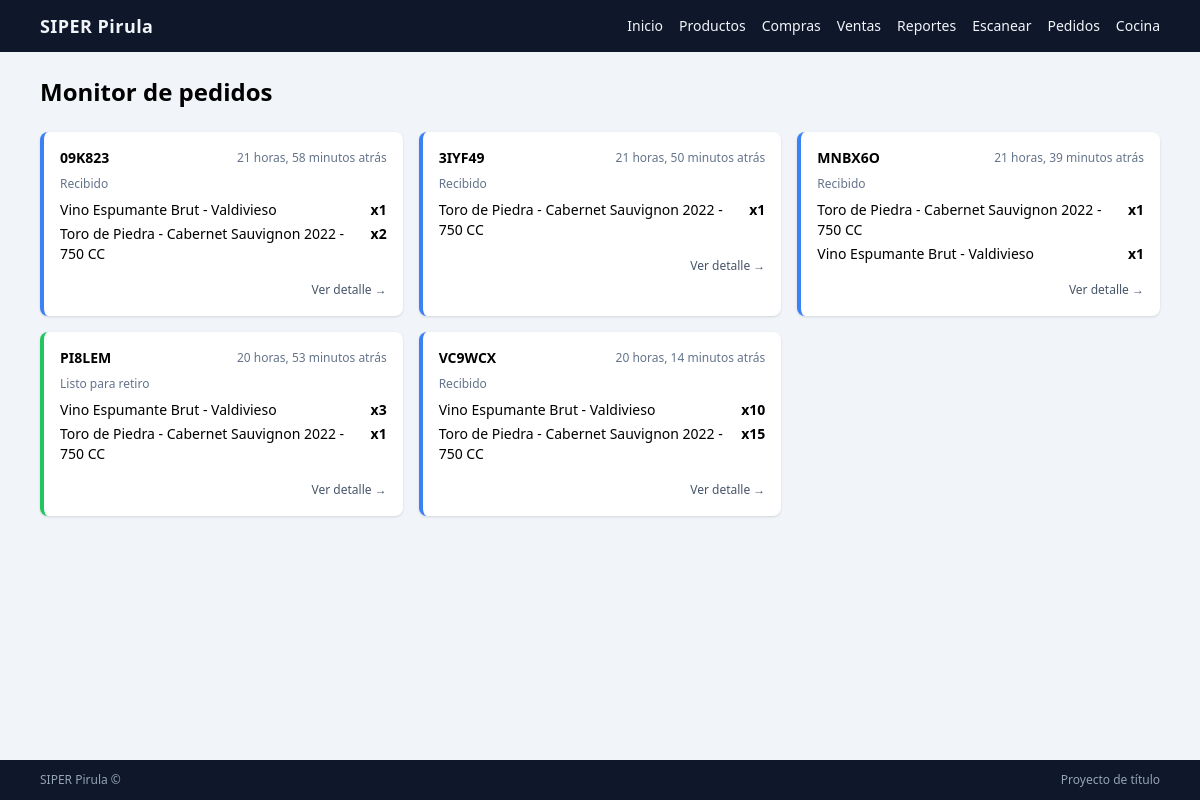
The page /pedidos/cocina/ (signed in) on the database its author committed.
### pedidos/models.py (models this page shows, shortened)
class Pedido(models.Model):
    EST_RECIBIDO = "RECIBIDO"
    EST_PREPARANDO = "PREPARANDO"
    EST_LISTO = "LISTO"
    EST_RETIRADO = "RETIRADO"
    EST_CANCELADO = "CANCELADO"
    EST_NO_RETIRA = "NO_RETIRA"
    ESTADO_CHOICES = [
        (EST_RECIBIDO, "Recibido"),
        (EST_PREPARANDO, "Preparando"),
        (EST_LISTO, "Listo para retiro"),
        (EST_RETIRADO, "Retirado"),
        (EST_CANCELADO, "Cancelado"),
        (EST_NO_RETIRA, "No retira"),
    ]
    negocio = models.ForeignKey(
        Negocio,
        on_delete=models.PROTECT,
        related_name="pedidos",
    )
    cliente = models.ForeignKey(
        Cliente,
        on_delete=models.SET_NULL,
        null=True,
        blank=True,
        related_name="pedidos",
    )
    codigo = models.CharField(
        max_length=16,
        unique=True,
        help_text="Código corto para mostrar al cliente (ej: ABC123).",
    )
    fecha = models.DateTimeField(auto_now_add=True)
    estado = models.CharField(
        max_length=20,
        choices=ESTADO_CHOICES,
        default=EST_RECIBIDO,
    )
    nombre = models.CharField(max_length=120, blank=True, null=True)
    correo = models.EmailField(blank=True, null=True)
    telefono = models.CharField(max_length=40, blank=True, null=True)
    total_monto = models.PositiveIntegerField(default=0)
    class Meta:
        db_table = "pedido"
        ordering = ["-fecha"]

class PedidoItem(models.Model):
    pedido = models.ForeignKey(
        Pedido,
        on_delete=models.CASCADE,
        related_name="items",
    )
    producto = models.ForeignKey(
        Producto,
        on_delete=models.PROTECT,
        related_name="pedido_items",
    )
    cantidad = models.PositiveIntegerField()
    precio = models.PositiveIntegerField(
        help_text="Precio unitario en pesos chilenos.",
    )
    class Meta:
        db_table = "pedido_item"

### inventario/models.py (models this page shows, shortened)
class Producto(models.Model):
    negocio = models.ForeignKey(Negocio, on_delete=models.PROTECT)
    sku = models.CharField(max_length=40, blank=True, null=True)
    ean = models.CharField("Código de barras", max_length=40, unique=True)
    nombre = models.CharField(max_length=120)
    categoria = models.ForeignKey(Categoria, on_delete=models.PROTECT)
    precio = models.PositiveIntegerField(default=0, help_text="Precio de venta en pesos chilenos")
    costo = models.PositiveIntegerField(default=0, help_text="Costo en pesos chilenos")
    stock_min = models.IntegerField(default=0)
    ubicacion = models.CharField(max_length=60, blank=True, null=True)
    activo = models.BooleanField(default=True)
    imagen = models.ImageField(
        upload_to="productos/",
        blank=True,
        null=True,
    )
    class Meta:
        db_table = "producto"

### pedidos/views.py (the view)
# urls.py: path("cocina/", views.PedidoCocinaView.as_view(), name="pedido_cocina"),
class PedidoCocinaView(LoginRequiredMixin, ListView):
    model = Pedido
    template_name = "pedidos/pedido_cocina.html"
    context_object_name = "pedidos"
    def get_queryset(self):
        negocio = self.request.user.perfilusuario.negocio
        return (
            Pedido.objects.filter(
                negocio=negocio,
                estado__in=["RECIBIDO", "PREPARANDO", "LISTO"],
            )
            .order_by("fecha")
        )

### templates/pedidos/pedido_cocina.html (shortened to what this page needs)
{% extends "core/base.html" %}
{% block content %}
<h1 class="text-2xl font-bold mb-6">Monitor de pedidos</h1>
<div class="grid grid-cols-1 md:grid-cols-3 gap-4">
    {% for pedido in pedidos %}
        <div class="bg-white shadow rounded-lg p-4 border-l-4
            {% if pedido.estado == 'RECIBIDO' %}
                border-blue-500
            {% elif pedido.estado == 'PREPARANDO' %}
                border-amber-500
            {% elif pedido.estado == 'LISTO' %}
                border-green-500
            {% endif %}
        ">
            <div class="flex justify-between items-center mb-2">
                <div class="text-sm font-bold">{{ pedido.codigo }}</div>
                <div class="text-xs text-slate-500">
                    {{ pedido.fecha|timesince }} atrás
                </div>
            </div>
            <div class="text-xs text-slate-500 mb-2">
                {{ pedido.get_estado_display }}
            </div>
            <ul class="space-y-1 text-sm">
                {% for item in pedido.items.all %}
                    <li class="flex justify-between">
                        <span>{{ item.producto.nombre }}</span>
                        <span class="font-semibold">x{{ item.cantidad }}</span>
                    </li>
                {% endfor %}
            </ul>
            <div class="mt-3 text-right">
                <a href="{% url 'pedidos:pedido_detalle' pedido.pk %}"
                   class="text-xs text-slate-600 hover:underline">
                    Ver detalle →
                </a>
            </div>
        </div>
    {% empty %}
        <div class="col-span-3 text-center text-slate-500">
            No hay pedidos activos.
        </div>
    {% endfor %}
</div>
{% endblock %}

### rows shown on the page
Pedido: codigo "09K823", fecha "21 horas, 58 minutos", estado "Recibido"
PedidoItem: producto.nombre "Vino Espumante Brut - Valdivieso", cantidad "1"
PedidoItem: producto.nombre "Toro de Piedra - Cabernet Sauvignon 2022 - 750 CC", cantidad "2"
Pedido: codigo "3IYF49", fecha "21 horas, 50 minutos", estado "Recibido"
PedidoItem: producto.nombre "Toro de Piedra - Cabernet Sauvignon 2022 - 750 CC", cantidad "1"
Pedido: codigo "MNBX6O", fecha "21 horas, 39 minutos", estado "Recibido"
PedidoItem: producto.nombre "Toro de Piedra - Cabernet Sauvignon 2022 - 750 CC", cantidad "1"
PedidoItem: producto.nombre "Vino Espumante Brut - Valdivieso", cantidad "1"
Pedido: codigo "PI8LEM", fecha "20 horas, 53 minutos", estado "Listo para retiro"
PedidoItem: producto.nombre "Vino Espumante Brut - Valdivieso", cantidad "3"
PedidoItem: producto.nombre "Toro de Piedra - Cabernet Sauvignon 2022 - 750 CC", cantidad "1"
Pedido: codigo "VC9WCX", fecha "20 horas, 14 minutos", estado "Recibido"
PedidoItem: producto.nombre "Vino Espumante Brut - Valdivieso", cantidad "10"
PedidoItem: producto.nombre "Toro de Piedra - Cabernet Sauvignon 2022 - 750 CC", cantidad "15"
